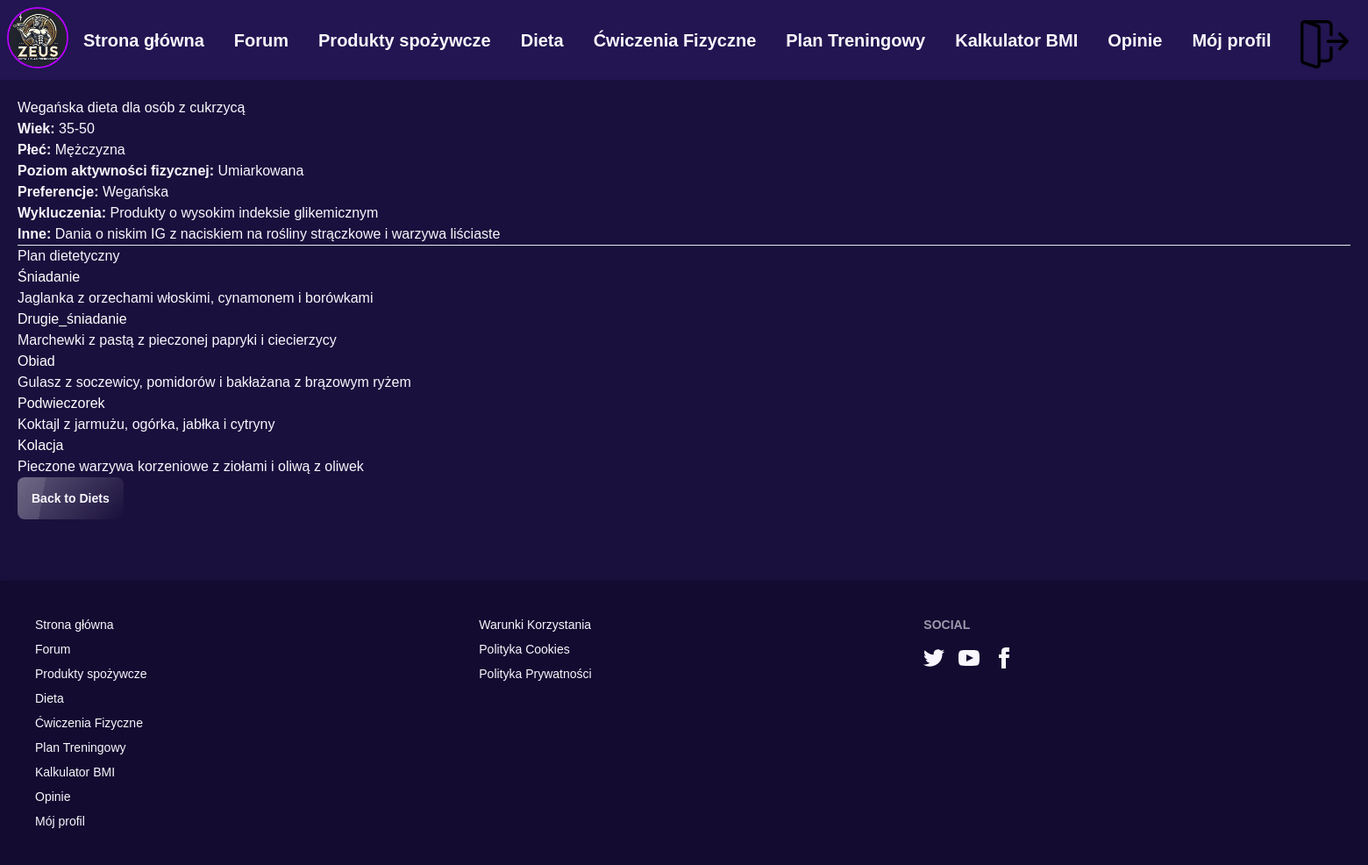
/diets/4, run on the app's committed database.
### models.py (models this page shows)
class Diet(db.Model):
    __tablename__ = 'diet'
    id = db.Column(db.Integer, primary_key=True)
    Tytuł = db.Column(db.String(100), nullable=False)
    Wiek = db.Column(db.String(20), nullable=False)
    Płeć = db.Column(db.String(10), nullable=False)
    Poziom_aktywności_fizycznej = db.Column(db.String(50), nullable=False)
    Preferencje = db.Column(db.Text, nullable=True)
    Wykluczenia = db.Column(db.Text, nullable=True)
    Inne_szczegóły = db.Column(db.Text, nullable=True)
    Śniadanie = db.Column(db.Text, nullable=False)
    Drugie_śniadanie = db.Column(db.Text, nullable=True)
    Obiad = db.Column(db.Text, nullable=False)
    Podwieczorek = db.Column(db.Text, nullable=True)
    Kolacja = db.Column(db.Text, nullable=False)

### app.py (the view)
@app.route('/diets/<int:diet_id>', methods=['GET'])
def diet_details(diet_id):
    diet = Diet.query.get_or_404(diet_id)
    return render_template('diet_details.html', diet=diet)

### templates/diet_details.html (shortened to what this page needs)
{% extends 'base.html' %}
{% block content %}
<h1>{{ diet.Tytuł }}</h1>
<p><strong>Wiek:</strong> {{ diet.Wiek }}</p>
<p><strong>Płeć:</strong> {{ diet.Płeć }}</p>
<p><strong>Poziom aktywności fizycznej:</strong> {{ diet.Poziom_aktywności_fizycznej }}</p>
<p><strong>Preferencje:</strong> {{ diet.Preferencje or 'None' }}</p>
<p><strong>Wykluczenia:</strong> {{ diet.Wykluczenia or 'None' }}</p>
<p><strong>Inne:</strong> {{ diet.Inne_szczegóły or 'None' }}</p>
<hr>
<h2>Plan dietetyczny</h2>
<div class="meal-plan">
    <h3>Śniadanie</h3>
    <p>{{ diet.Śniadanie }}</p>
    <h3>Drugie_śniadanie</h3>
    <p>{{ diet.Drugie_śniadanie or 'None' }}</p>
    <h3>Obiad</h3>
    <p>{{ diet.Obiad }}</p>
    <h3>Podwieczorek</h3>
    <p>{{ diet.Podwieczorek or 'None' }}</p>
    <h3>Kolacja</h3>
    <p>{{ diet.Kolacja }}</p>
</div>
<a href="/diets" class="btn glass">Back to Diets</a>
{% endblock %}

### static/style.css (style rules this page uses)
body { font-family: Arial, sans-serif; margin: 0; padding: 0; box-sizing: border-box; }
h3 { margin-top: 20px; font-size: 18px; color: #ffffff; }

### data on the page
Diet: Tytuł "Wegańska dieta dla osób z cukrzycą", Wiek "35-50", Płeć "Mężczyzna", Poziom_aktywności_fizycznej "Umiarkowana", Preferencje "Wegańska", Wykluczenia "Produkty o wysokim indeksie glikemicznym", Inne_szczegóły "Dania o niskim IG z naciskiem na rośliny strączkowe i warzywa liściaste", Śniadanie "Jaglanka z orzechami włoskimi, cynamonem i borówkami", Drugie_śniadanie "Marchewki z pastą z pieczonej papryki i ciecierzycy", Obiad "Gulasz z soczewicy, pomidorów i bakłażana z brązowym ryżem", Podwieczorek "Koktajl z jarmużu, ogórka, jabłka i cytryny", Kolacja "Pieczone warzywa korzeniowe z ziołami i oliwą z oliwek"
